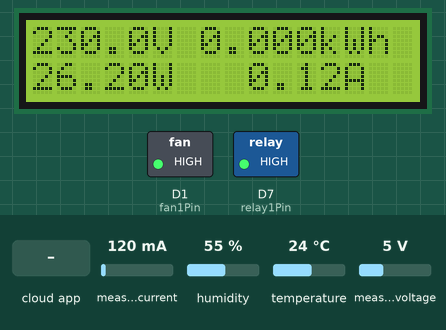
The sketch below on a simulated ESP8266 (NodeMCU). On the bench: 16×2 character LCD, switched loads named in the sketch (green lamp = pin HIGH). Inputs (shaded band) come from the test bench; at power-on: measured current 120 mA, measured voltage 5 V, temperature 24 °C, humidity 55 %. WiFi joins after 1.5 s; servers stay silent unless stated; the Firebase database answers and starts empty; what the sketch prints to the serial monitor is not drawn.

Above: at 2.7 s.
2.8 s: the phone or cloud app sets StatusRelay1 to ON
At 5.7 s:
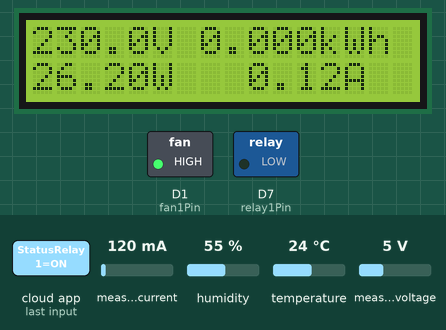
6.0 s: the phone or cloud app sets fan1 to ON
At 8.0 s:
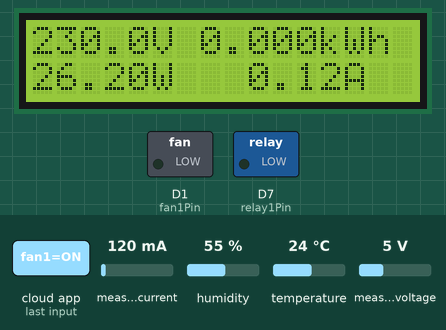
8.8 s: measured current set to 40 mA
At 11.0 s:
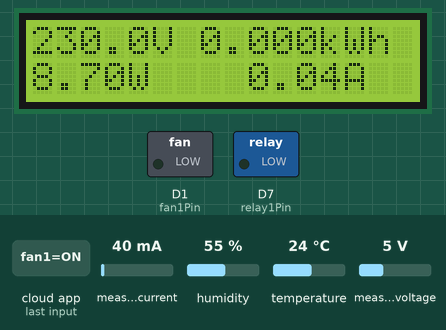
11.3 s: measured voltage set to 0.3 V
At 13.1 s:
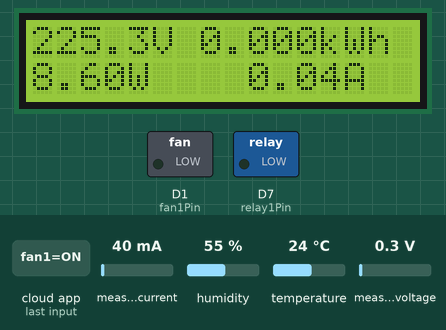
13.8 s: the phone or cloud app sets isAuto to 1
At 15.7 s:
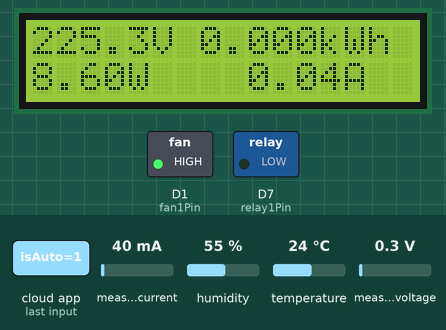
16.0 s: temperature set to 29 °C
18.0 s: temperature set to 32 °C
At 19.5 s:
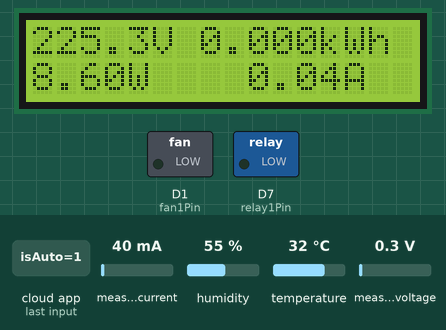
Timing chart, 0 to 21.0 s (numbered marks = the images above; inputs shaded):
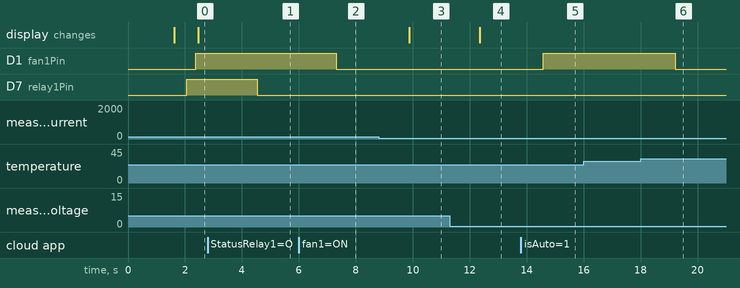

Measured:
- the behaviour switches between 30 and 31 °C on temperature (found by bisection; images 5 and 6)
- after the input at 2.8 s, D7 (relay1Pin): HIGH → LOW after 1.7 s
- after the input at 6.0 s, D1 (fan1Pin): HIGH → LOW after 1.3 s
- after the input at 8.8 s, the display: changes after 1.1 s (image 3)
- after the input at 11.3 s, the display: changes after 1.1 s (image 4)
- after the input at 13.8 s, D1 (fan1Pin): LOW → HIGH after 0.78 s
- after the input at 16.0 s, every drawn part: stays the same
- after the input at 18.0 s, D1 (fan1Pin): HIGH → LOW after 1.2 s

The sketch:

actively-working-on.ino
```cpp
#include <ESP8266WiFi.h>
#include "FirebaseESP8266.h"
#include <DHT.h>
#include <PZEM004Tv30.h>
#include <SoftwareSerial.h>
#include <Wire.h>
#include <LiquidCrystal_I2C.h>

LiquidCrystal_I2C lcd(0x27,16,2);

//start of wifi stuff
#ifndef STASSID
#define STASSID "ZTE_2.4G_ANGQrk"
#define STAPSK  "tifaniyo"
#endif

const char* ssid     = STASSID;
const char* password = STAPSK;
//end of wifi

//start of pzem
#if !defined(PZEM_RX_PIN) && !defined(PZEM_TX_PIN)
#define PZEM_RX_PIN D5
#define PZEM_TX_PIN D6
#endif

SoftwareSerial pzemSWSerial(PZEM_RX_PIN, PZEM_TX_PIN);
PZEM004Tv30 pzem(pzemSWSerial);

float voltage;
float current;
float power;
float energy;
float frequency;
float pf;
//end of pzem

//start of firebase
#define FIREBASE_HOST "fathinlka-default-rtdb.asia-southeast1.firebasedatabase.app"
#define FIREBASE_AUTH "J60tG3NEI0NakoIeam9oizPTrbuYL6DSHdzDPCde"

FirebaseData firebaseData;
FirebaseJson json;
//end of firebase

//dht stuff
#define DHTPIN D2
#define DHTTYPE DHT11
DHT dht(DHTPIN, DHTTYPE);
float h;
float t;
//end of dht

//pin declaration
#define fan1Pin D1
#define relay1Pin D7

void setup() {
  Serial.begin(115200);
  dht.begin();
  Wire.begin(2,0);
  lcd.init();
  lcd.backlight();

  WiFi.mode(WIFI_STA);
  WiFi.begin(ssid, password);

  lcd.setCursor(0,0);
  lcd.print("Waiting for WiFi");
  while (WiFi.status() != WL_CONNECTED) {
    delay(500);
    Serial.print(".");
  }

  Serial.println("");
  Serial.print("Connected to ");
  Serial.println(ssid);
  lcd.clear();
  lcd.print("WiFi Connected");

  Serial.println("IP address: " + WiFi.localIP().toString());

  Firebase.begin(FIREBASE_HOST, FIREBASE_AUTH);
  Firebase.reconnectWiFi(true);

  pinMode(fan1Pin, OUTPUT);
  pinMode(relay1Pin, OUTPUT);
}

void loop() {
  sensorUpdate();
  relayUpdate();
  fanUpdate();
  pzemRead();

  Serial.println("-------------------------");
  Serial.println();
  delay(1000);
}

void sensorUpdate(){
  h = dht.readHumidity();
  t = dht.readTemperature();

  if (isnan(h) || isnan(t)) {
    Serial.println(F("Failed to read from DHT sensor!"));
    return;
  }

  Serial.print(F("Humidity: "));
  Serial.print(h);
  Serial.print(F("%  Temperature: "));
  Serial.print(t);
  Serial.print(F("C"));
  Serial.println();

  if (Firebase.setFloat(firebaseData, "/Temp/suhu1", t)) {
    Serial.println("suhu1 update success");
    } else {
      Serial.println("suhu1 update failure");
      Serial.println("REASON: " + firebaseData.errorReason());
      Serial.println("------------------------------------");
      Serial.println();
  }

  if (Firebase.setFloat(firebaseData, "/Temp/hum1", h)) {
    Serial.println("hum1 update success");
    } else {
      Serial.println("hum1 update failure");
      Serial.println("REASON: " + firebaseData.errorReason());
      Serial.println("------------------------------------");
      Serial.println();
  }
}

void relayUpdate(){
  //relay high is actually off while low is on, idk why. the cable is on no(normally open) tho
  if (Firebase.getString(firebaseData, "/Relay/StatusRelay1")){
    if (firebaseData.stringData() == "ON") {
    Serial.println("Relay 1 is ON");
    digitalWrite(relay1Pin, LOW);
    } else {
      Serial.println("Relay 1 is OFF");
      digitalWrite(relay1Pin, HIGH);
      }
  }
}

void fanUpdate(){
  if (Firebase.getBool(firebaseData, "/Fan/isAuto")){
    //relay high is actually off while low is on, idk why. the cable is on no(normally open) tho
    if (firebaseData.boolData()) {
      Serial.println("Fan is in auto");
      if(t>30){
        digitalWrite(fan1Pin, LOW);
        Serial.println("Fan is on");
      } else {
        digitalWrite(fan1Pin, HIGH);
        Serial.println("Fan is off");
      }
    } else {
      Serial.println("Fan is in manual");
      if (Firebase.getString(firebaseData, "/Fan/fan1")){
        if (firebaseData.stringData() == "ON") {
          Serial.println("fan 1 is ON");
          digitalWrite(fan1Pin, LOW);
        } else {
          Serial.println("fan 1 is OFF");
          digitalWrite(fan1Pin, HIGH);
          }
      }
    }
  }
}

void pzemRead(){
  Serial.print("Custom Address:");
  Serial.println(pzem.readAddress(), HEX);

  voltage = pzem.voltage();
  current = pzem.current();
  power = pzem.power();
  energy = pzem.energy();
  frequency = pzem.frequency();
  pf = pzem.pf();

  // Check if the data is valid
  if(isnan(voltage)){
      Serial.println("Error reading voltage");
      lcd.clear(); lcd.print("volt read Error");
  } else if (isnan(current)) {
      Serial.println("Error reading current");
      lcd.clear(); lcd.print("amps read Error");
  } else if (isnan(power)) {
      Serial.println("Error reading power");
      lcd.clear(); lcd.print("pwr read Error");
  } else if (isnan(energy)) {
      Serial.println("Error reading energy");
      lcd.clear(); lcd.print("energy read Err");
  } else if (isnan(frequency)) {
      Serial.println("Error reading frequency");
      lcd.clear(); lcd.print("Hz read Error");
  } else if (isnan(pf)) {
      Serial.println("Error reading power factor");
      lcd.clear(); lcd.print("pf read Error");
  } else {
      // Print the values to the Serial console
      Serial.print("Voltage: ");      Serial.print(voltage);      Serial.println("V");
      Serial.print("Current: ");      Serial.print(current);      Serial.println("A");
      Serial.print("Power: ");        Serial.print(power);        Serial.println("W");
      Serial.print("Energy: ");       Serial.print(energy,3);     Serial.println("kWh");
      Serial.print("Frequency: ");    Serial.print(frequency, 1); Serial.println("Hz");
      Serial.print("PF: ");           Serial.println(pf);

      //print ke el ce de
      lcd.clear();
      lcd.setCursor(0,0);
      lcd.print(voltage, 1); lcd.print("V"); lcd.setCursor(7,0); lcd.print(energy, 3); lcd.print("kWh");
      lcd.setCursor(0,1);
      lcd.print(power); lcd.print("W"); lcd.setCursor(9,1); lcd.print(current); lcd.print("A");

      //upload basis api
      if (Firebase.setFloat(firebaseData, "/Wmeter/current", current)) {
      Serial.println("current update success");
      } else {
        Serial.println("current update failure");
        Serial.println("REASON: " + firebaseData.errorReason());
        Serial.println("------------------------------------");
        }

      if (Firebase.setFloat(firebaseData, "/Wmeter/tWatt", energy)) {
      Serial.println("energy update success");
      } else {
        Serial.println("energy update failure");
        Serial.println("REASON: " + firebaseData.errorReason());
        Serial.println("------------------------------------");
        }

      if (Firebase.setFloat(firebaseData, "/Wmeter/volt", voltage)) {
      Serial.println("voltage update success");
      } else {
        Serial.println("voltage update failure");
        Serial.println("REASON: " + firebaseData.errorReason());
        Serial.println("------------------------------------");
        }

      if (Firebase.setFloat(firebaseData, "/Wmeter/watt", power)) {
      Serial.println("power update success");
      } else {
        Serial.println("power update failure");
        Serial.println("REASON: " + firebaseData.errorReason());
        Serial.println("------------------------------------");
        }
  }
  Serial.println();
}
```
